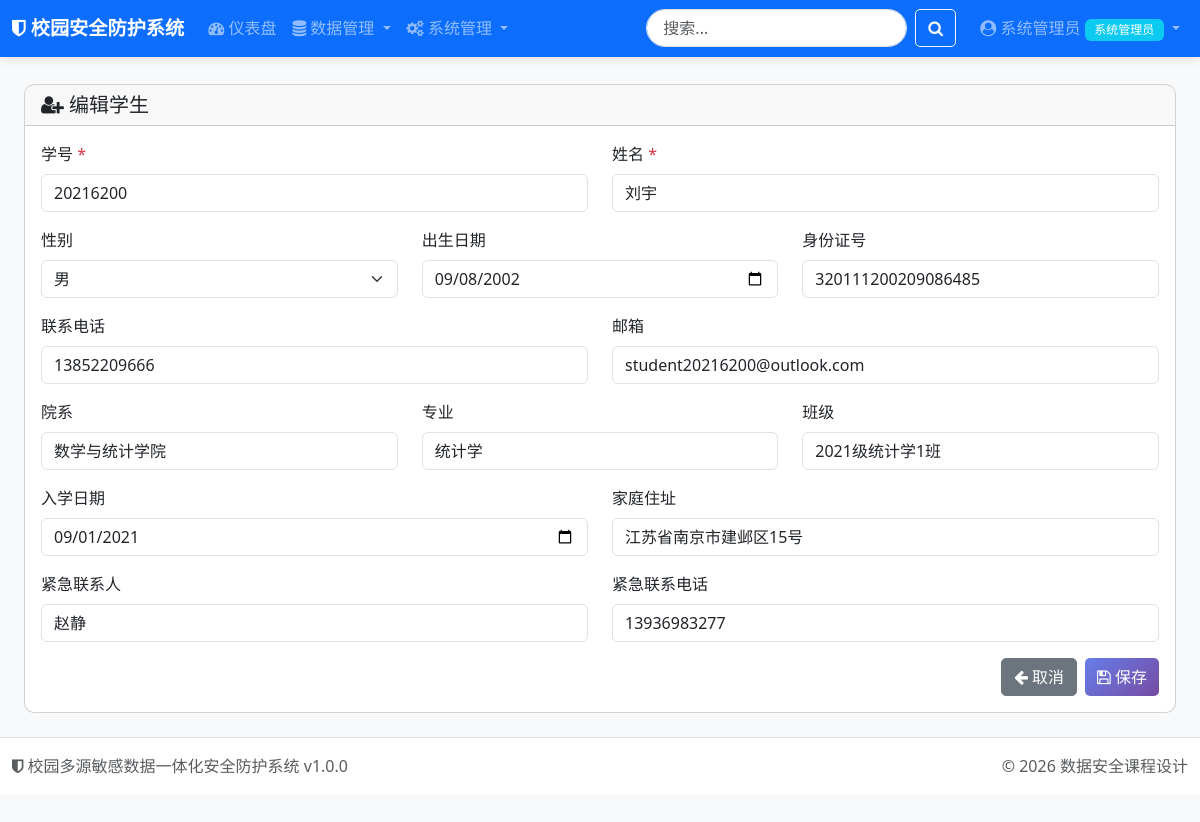
Screenshot of /data/students/1/edit (signed in) with the database file from the repository.
### tables this page shows
CREATE TABLE users (
                id INTEGER PRIMARY KEY AUTOINCREMENT,
                username VARCHAR(50) UNIQUE NOT NULL,
                password_hash VARCHAR(256) NOT NULL,
                salt VARCHAR(64) NOT NULL,
                real_name VARCHAR(50),
                email VARCHAR(100),
                phone VARCHAR(20),
                role_id INTEGER NOT NULL DEFAULT 3,
                department VARCHAR(100),
                position VARCHAR(50),
                status INTEGER DEFAULT 1,
                login_attempts INTEGER DEFAULT 0,
                last_login DATETIME,
                last_login_ip VARCHAR(45),
                password_changed_at DATETIME DEFAULT CURRENT_TIMESTAMP,
                created_at DATETIME DEFAULT CURRENT_TIMESTAMP,
                updated_at DATETIME DEFAULT CURRENT_TIMESTAMP,
                created_by INTEGER,
                FOREIGN KEY (role_id) REFERENCES roles(id)
            );

CREATE TABLE roles (
                id INTEGER PRIMARY KEY AUTOINCREMENT,
                name VARCHAR(50) UNIQUE NOT NULL,
                code VARCHAR(50) UNIQUE NOT NULL,
                description VARCHAR(200),
                level INTEGER DEFAULT 0,
                status INTEGER DEFAULT 1,
                created_at DATETIME DEFAULT CURRENT_TIMESTAMP,
                updated_at DATETIME DEFAULT CURRENT_TIMESTAMP
            );

CREATE TABLE students (
                id INTEGER PRIMARY KEY AUTOINCREMENT,
                student_id VARCHAR(20) UNIQUE NOT NULL,
                name VARCHAR(50) NOT NULL,
                name_encrypted TEXT,
                gender VARCHAR(10),
                birth_date DATE,
                id_card VARCHAR(18),
                id_card_encrypted TEXT,
                phone VARCHAR(20),
                phone_encrypted TEXT,
                email VARCHAR(100),
                email_encrypted TEXT,
                department VARCHAR(100),
                major VARCHAR(100),
                class_name VARCHAR(50),
                enrollment_date DATE,
                address TEXT,
                address_encrypted TEXT,
                emergency_contact VARCHAR(50),
                emergency_phone VARCHAR(20),
                status INTEGER DEFAULT 1,
                created_at DATETIME DEFAULT CURRENT_TIMESTAMP,
                updated_at DATETIME DEFAULT CURRENT_TIMESTAMP
            , name_sef TEXT, id_card_sef TEXT, phone_sef TEXT, email_sef TEXT, address_sef TEXT);

### app/routes/data.py (the view, shortened to what this page needs)
@data_bp.route('/students/<int:student_id>/edit', methods=['GET', 'POST'])
@login_required
@permission_required('data:update')
def edit_student(student_id):
    db = get_db()
    student = db.fetch_one("SELECT * FROM students WHERE id = ?", (student_id,))
    if not student:
        flash('学生记录不存在', 'danger')
        return redirect(url_for('data.students'))
    return render_template('data/student_form.html', student=student, title='编辑学生')

### templates/data/student_form.html (shortened to what this page needs)
{% extends "base.html" %}
{% block content %}
<div class="container-fluid">
    <div class="row">
        <div class="col-12">
            <div class="card">
                <div class="card-header">
                    <h5 class="card-title mb-0">
                        <i class="fa fa-user-plus"></i> {{ '编辑学生' if student else '添加学生' }}
                    </h5>
                </div>
                <div class="card-body">
                    <form method="POST" action="{{ url_for('data.edit_student', student_id=student.id) if student else url_for('data.create_student') }}">
                        <div class="row">
                            <div class="col-md-6 mb-3">
                                <label for="student_id" class="form-label">学号 <span class="text-danger">*</span></label>
                                <input type="text" class="form-control" id="student_id" name="student_id"
                                       value="{{ student.student_id if student else '' }}" required>
                            </div>
                            <div class="col-md-6 mb-3">
                                <label for="name" class="form-label">姓名 <span class="text-danger">*</span></label>
                                <input type="text" class="form-control" id="name" name="name"
                                       value="{{ student.name if student else '' }}" required>
                            </div>
                        </div>
                        <div class="row">
                            <div class="col-md-4 mb-3">
                                <label for="gender" class="form-label">性别</label>
                                <select class="form-select" id="gender" name="gender">
                                    <option value="男" {{ 'selected' if student and student.gender == '男' else '' }}>男</option>
                                </select>
                            </div>
                            <div class="col-md-4 mb-3">
                                <label for="birth_date" class="form-label">出生日期</label>
                                <input type="date" class="form-control" id="birth_date" name="birth_date"
                                       value="{{ student.birth_date if student else '' }}">
                            </div>
                            <div class="col-md-4 mb-3">
                                <label for="id_card" class="form-label">身份证号</label>
                                <input type="text" class="form-control" id="id_card" name="id_card"
                                       value="{{ student.id_card if student else '' }}" maxlength="18">
                            </div>
                        </div>
                        <div class="row">
                            <div class="col-md-6 mb-3">
                                <label for="phone" class="form-label">联系电话</label>
                                <input type="tel" class="form-control" id="phone" name="phone"
                                       value="{{ student.phone if student else '' }}" maxlength="11">
                            </div>
                            <div class="col-md-6 mb-3">
                                <label for="email" class="form-label">邮箱</label>
                                <input type="email" class="form-control" id="email" name="email"
                                       value="{{ student.email if student else '' }}">
                            </div>
                        </div>
                        <div class="row">
                            <div class="col-md-4 mb-3">
                                <label for="department" class="form-label">院系</label>
                                <input type="text" class="form-control" id="department" name="department"
                                       value="{{ student.department if student else '' }}">
                            </div>
                            <div class="col-md-4 mb-3">
                                <label for="major" class="form-label">专业</label>
                                <input type="text" class="form-control" id="major" name="major"
                                       value="{{ student.major if student else '' }}">
                            </div>
                            <div class="col-md-4 mb-3">
                                <label for="class_name" class="form-label">班级</label>
                                <input type="text" class="form-control" id="class_name" name="class_name"
                                       value="{{ student.class_name if student else '' }}">
                            </div>
                        </div>
                        <div class="row">
                            <div class="col-md-6 mb-3">
                                <label for="enrollment_date" class="form-label">入学日期</label>
                                <input type="date" class="form-control" id="enrollment_date" name="enrollment_date"
                                       value="{{ student.enrollment_date if student else '' }}">
                            </div>
                            <div class="col-md-6 mb-3">
                                <label for="address" class="form-label">家庭住址</label>
                                <input type="text" class="form-control" id="address" name="address"
                                       value="{{ student.address if student else '' }}">
                            </div>
                        </div>
                        <div class="row">
                            <div class="col-md-6 mb-3">
                                <label for="emergency_contact" class="form-label">紧急联系人</label>
                                <input type="text" class="form-control" id="emergency_contact" name="emergency_contact"
                                       value="{{ student.emergency_contact if student else '' }}">
                            </div>
                            <div class="col-md-6 mb-3">
                                <label for="emergency_phone" class="form-label">紧急联系电话</label>
                                <input type="tel" class="form-control" id="emergency_phone" name="emergency_phone"
                                       value="{{ student.emergency_phone if student else '' }}">
                            </div>
                        </div>
                        <div class="d-flex justify-content-end">
                            <a href="{{ url_for('data.students') }}" class="btn btn-secondary me-2">
                                <i class="fa fa-arrow-left"></i> 取消
                            </a>
                            <button type="submit" class="btn btn-primary">
                                <i class="fa fa-save"></i> 保存
                            </button>
                        </div>
                    </form>
                </div>
            </div>
        </div>
    </div>
</div>
{% endblock %}

### templates/base.html (shortened to what this page needs)
<!DOCTYPE html>
<html lang="zh-CN">
<head>
    <link href="https://cdn.jsdelivr.net/npm/bootstrap@5.3.0/dist/css/bootstrap.min.css" rel="stylesheet">
    <link href="https://cdn.jsdelivr.net/npm/font-awesome@4.7.0/css/font-awesome.min.css" rel="stylesheet">
    <link href="{{ url_for('static', filename='css/style.css') }}" rel="stylesheet">
</head>
<body class="bg-light">
    <nav class="navbar navbar-expand-lg navbar-dark bg-primary fixed-top">
        <div class="container-fluid">
            <a class="navbar-brand" href="{{ url_for('main.index') }}">
                <i class="fa fa-shield"></i> 校园安全防护系统
            </a>
            <div class="collapse navbar-collapse" id="navbarNav">
                <ul class="navbar-nav me-auto">
                    <li class="nav-item">
                        <a class="nav-link" href="{{ url_for('main.dashboard') }}">
                            <i class="fa fa-dashboard"></i> 仪表盘
                        </a>
                    </li>
                    <li class="nav-item dropdown">
                        <a class="nav-link dropdown-toggle" href="#" data-bs-toggle="dropdown">
                            <i class="fa fa-database"></i> 数据管理
                        </a>
                    </li>
                    {% if current_user.is_authenticated and current_user.has_permission('user:view') %}
                    <li class="nav-item dropdown">
                        <a class="nav-link dropdown-toggle" href="#" data-bs-toggle="dropdown">
                            <i class="fa fa-cogs"></i> 系统管理
                        </a>
                    </li>
                    {% endif %}
                </ul>
                <form class="d-flex me-3" action="{{ url_for('main.search') }}" method="get">
                    <input class="form-control me-2" type="search" name="q" placeholder="搜索..."
                        value="{{ request.args.get('q', '') }}">
                    <button class="btn btn-outline-light" type="submit">
                        <i class="fa fa-search"></i>
                    </button>
                </form>
                <ul class="navbar-nav">
                    {% if current_user.is_authenticated %}
                    <li class="nav-item dropdown">
                        <a class="nav-link dropdown-toggle" href="#" data-bs-toggle="dropdown">
                            <i class="fa fa-user-circle"></i>
                            {{ current_user.real_name or current_user.username }}
                            {% if current_user.get_role() %}
                            <span class="badge bg-info">{{ current_user.get_role()['name'] }}</span>
                            {% endif %}
                        </a>
                    </li>
                    {% else %}
                    <li class="nav-item">
                        <a class="nav-link" href="{{ url_for('auth.login') }}">
                            <i class="fa fa-sign-in"></i> 登录
                        </a>
                    </li>
                    {% endif %}
                </ul>
            </div>
        </div>
    </nav>
    <main class="container-fluid py-4" style="margin-top: 60px;">
        {% block content %}{% endblock %}
    </main>
    <footer class="footer mt-auto py-3 bg-white border-top">
        <div class="container-fluid">
            <div class="row">
                <div class="col-md-6">
                    <span class="text-muted">
                        <i class="fa fa-shield"></i> 校园多源敏感数据一体化安全防护系统 v1.0.0
                    </span>
                </div>
                <div class="col-md-6 text-end">
                    <span class="text-muted">
                        © 2026 数据安全课程设计
                    </span>
                </div>
            </div>
        </div>
    </footer>
</body>
</html>

### rows the page displays
users: real_name "系统管理员"
roles: name "系统管理员"
students: student_id "20216200", name "刘宇", birth_date "09/08/2002", id_card "320111200209086485", phone "13852209666", email "student20216200@outlook.com", department "数学与统计学院", major "统计学", class_name "2021级统计学1班", enrollment_date "09/01/2021", address "江苏省南京市建邺区15号", emergency_contact "赵静", emergency_phone "13936983277"

### other values shown
{{ '编辑学生' if student else '添加学生' }} "编辑学生"
